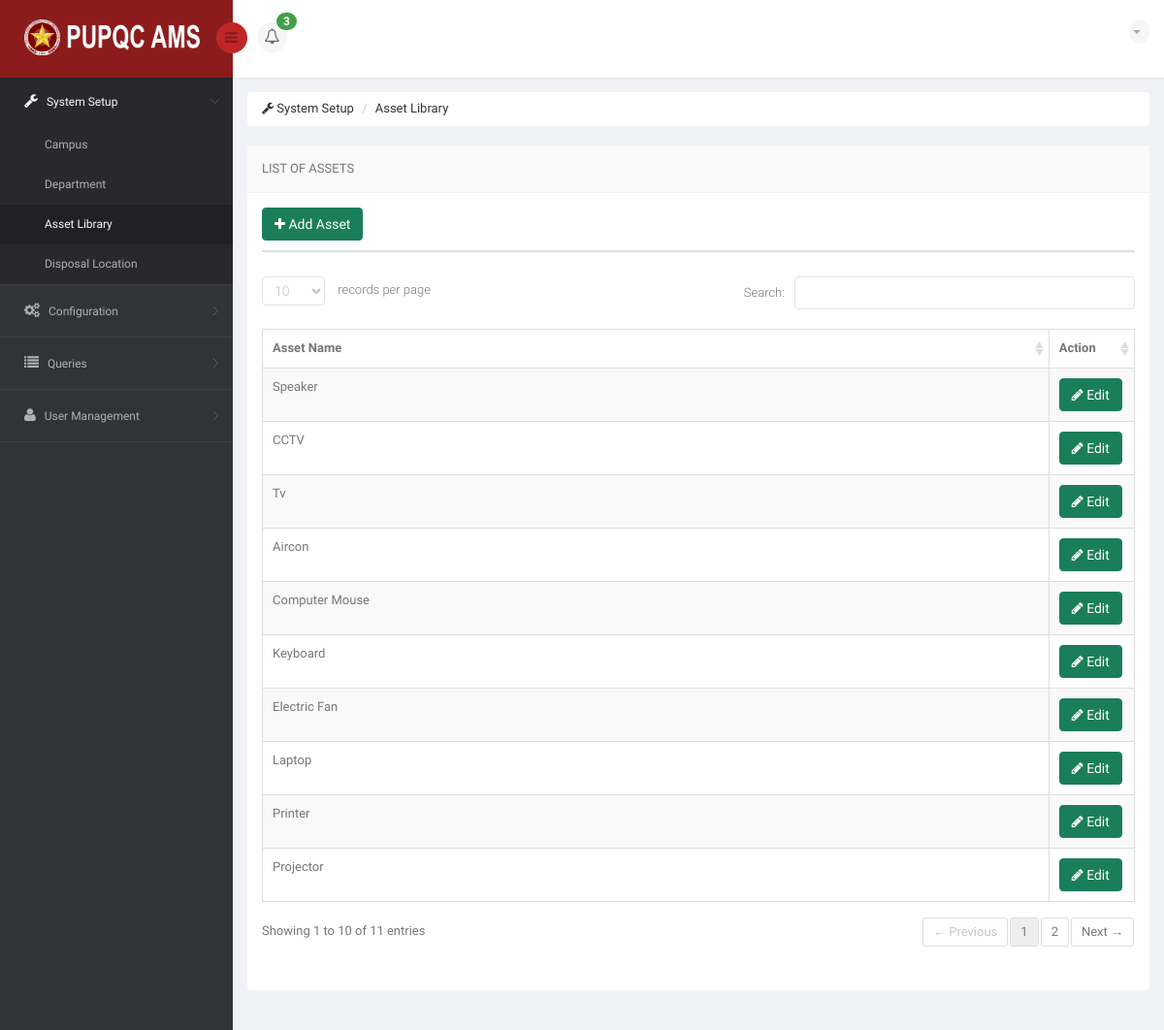
Page /DIR/Administrator/ADAssetType.php (signed in) on the committed database.
### tables this page shows
CREATE TABLE `ams_r_asset_library` (
  `AL_ID` int(11) NOT NULL,
  `AL_NAME` varchar(150) NOT NULL
);

### DIR/Administrator/ADAssetType.php (the view, shortened to what this page needs)
<!DOCTYPE html>
<html lang="en">
<head>
    <link href="../../bs3/css/bootstrap.min.css" rel="stylesheet">
    <link href="../../css/bootstrap-reset.css" rel="stylesheet">
    <link href="../../font-awesome/css/font-awesome.css" rel="stylesheet" />
    <link href="../../js/advanced-datatable/css/demo_page.css" rel="stylesheet" />
    <link href="../../js/advanced-datatable/css/demo_table.css" rel="stylesheet" />
    <link rel="stylesheet" href="../../js/data-tables/DT_bootstrap.css" />
    <link href="../../css/style.css" rel="stylesheet">
    <link href="../../css/style-responsive.css" rel="stylesheet" />
    <link href="../../js/iCheck/skins/minimal/minimal.css" rel="stylesheet">
    <link href="../../js/iCheck/skins/minimal/red.css" rel="stylesheet">
    <link href="../../js/iCheck/skins/minimal/green.css" rel="stylesheet">
    <link href="../../js/iCheck/skins/minimal/blue.css" rel="stylesheet">
    <link href="../../js/iCheck/skins/minimal/yellow.css" rel="stylesheet">
    <link href="../../js/iCheck/skins/minimal/purple.css" rel="stylesheet">
    <link href="../../js/iCheck/skins/square/square.css" rel="stylesheet">
    <link href="../../js/iCheck/skins/square/red.css" rel="stylesheet">
    <link href="../../js/iCheck/skins/square/green.css" rel="stylesheet">
    <link href="../../js/iCheck/skins/square/blue.css" rel="stylesheet">
    <link href="../../js/iCheck/skins/square/yellow.css" rel="stylesheet">
    <link href="../../js/iCheck/skins/square/purple.css" rel="stylesheet">
    <link href="../../js/iCheck/skins/flat/grey.css" rel="stylesheet">
    <link href="../../js/iCheck/skins/flat/red.css" rel="stylesheet">
    <link href="../../js/iCheck/skins/flat/green.css" rel="stylesheet">
    <link href="../../js/iCheck/skins/flat/blue.css" rel="stylesheet">
    <link href="../../js/iCheck/skins/flat/yellow.css" rel="stylesheet">
    <link href="../../js/iCheck/skins/flat/purple.css" rel="stylesheet">
    <link rel="stylesheet" type="text/css" href="../../js/select2/select2.css" />
    <link rel="stylesheet" type="text/css" href="../../js/bootstrap-daterangepicker/daterangepicker-bs3.css" />
    <link rel="stylesheet" type="text/css" href="../../js/bootstrap-datetimepicker/css/datetimepicker.css" />
    <link rel="stylesheet" type="text/css" href="../../js/bootstrap-datepicker/css/datepicker.css" />
    <link href="../../js/plugins/sweetalert/sweetalert.css" type="text/css" rel="stylesheet" media="screen,projection">
</head>
<body>
<section id="container" >
<header class="header fixed-top clearfix">
<div class="brand">
    <a href="ADCampus.php" class="logo">
        <img src="../../images/pupqcnew.png" style="width: 193px; height: 37px;" alt="">
    </a>
    <div class="sidebar-toggle-box">
        <div class="fa fa-bars"></div>
    </div>
</div>
<div class="nav notify-row" id="top_menu">
    <ul class="nav top-menu">
        <li id="header_notification_bar" class="dropdown">
            <a data-toggle="dropdown" class="dropdown-toggle" href="#">
                <i class="fa fa-bell-o"></i>
                <span class="badge bg-warning">3</span>
            </a>
        </li>
    </ul>
</div>
<div class="top-nav clearfix">
    <ul class="nav pull-right top-menu">
        <li class="dropdown">
            <a data-toggle="dropdown" class="dropdown-toggle" href="#">
                <?php
                    include('../Connection/db.php');
                  ?>
                <b class="caret"></b>
            </a>
        </li>
    </ul>
</div>
</header>
<aside>
    <div id="sidebar" class="nav-collapse">
        <div class="leftside-navigation">
            <ul class="sidebar-menu" id="nav-accordion">
                <li class="sub-menu">
                    <a href="javascript:;" class="active">
                        <i class="fa fa-wrench"></i>
                        <span>System Setup</span>
                    </a>
                    <ul class="sub">
                        <li><a href="ADCampus.php">Campus</a></li>
                        <li><a href="ADDepartment.php">Department</a></li>
                        <li class="active"><a href="ADAssetType.php">Asset Library</a></li>
                        <li><a href="ADRequestingPerson.php">Disposal Location</a></li>
                    </ul>
                </li>
                <li class="sub-menu">
                    <a href="javascript:;">
                        <i class="fa fa-gears"></i>
                        <span>Configuration</span>
                    </a>
                </li>
                <li class="sub-menu">
                    <a href="javascript:;">
                        <i class="fa fa-list"></i>
                        <span>Queries</span>
                    </a>
                </li>
                <li class="sub-menu">
                    <a href="javascript:;">
                        <i class="fa fa-user"></i>
                        <span>User Management</span>
                    </a>
                </li>
            </ul>
        </div>
    </div>
</aside>
    <section id="main-content">
        <section class="wrapper">
            <div class="row">
                <div class="col-md-12">
                    <ul class="breadcrumb">
                        <li><a href="ADCampus.php"><i class="fa fa-wrench"></i> System Setup</a></li>
                        <li><a href="ADCampus.php">Asset Library</a></li>
                    </ul>
                </div>
            </div>
            <div class="row">
                <div class="col-sm-12">
                    <section class="panel">
                        <header class="panel-heading">
                            List of Assets
                        </header>
                        <div class="panel-body">
                            <div class="row">
                                <div class="col-md-12">
                                    <a data-toggle="modal" class="btn btn-success" href="#myModalAdd"><i class="fa fa-plus"></i> Add Asset</a>
                                </div>
                            </div>
                            <div class="row">
                                <div class="col-md-12">
                                    <div style="padding: 1px; margin-bottom: 10px; margin-top: 10px; background-color: #E0E1E7;">
                                    </div>
                                </div>
                            </div>
                            <div class="adv-table">
                                <table  class="display table table-bordered table-striped tblCampusData" id="dynamic-table">
                                    <thead>
                                        <tr>
                                            <th style="width: 900px">Asset Name</th>
                                            <th style="width: 70px">Action</th>
                                        </tr>
                                    </thead>
                                    <tbody>
                                    <?php
                                        $sql = "SELECT * FROM ams_r_asset_library";
                                        $result = mysqli_query($connection, $sql) or die("Bad Query: $sql");
                                        while($row = mysqli_fetch_assoc($result))
                                            {
                                              $id = $row['AL_ID'];
                                              $aname = $row['AL_NAME'];
                                    ?>
                                        <tr class="gradeX"">
                                            <td> <?php echo $aname; ?> </td>
                                            <td>
                                                <a data-toggle="modal" class="btn btn-success updateCampus" href="#myModalUpdate<?php echo $id ?>"><i class="fa fa-pencil"></i>  Edit</a>
                                            </td>
                                        </tr>
                                    <?php
                                        }
                                    ?>
                                    </tbody>
                                </table>
                            </div>
                        </div>
                    </section>
                </div>
            </div>
        </section>
    </section>
</section>
</body>
</html>

### js/advanced-datatable/css/demo_table.css (style rules this page uses)
table.display { margin: 0 auto; clear: both; width: 100%; }
table.display thead th { padding: 3px 18px 3px 10px; border-bottom: 1px solid black; font-weight: bold; cursor: pointer; * cursor: hand; }
table.display td { padding: 3px 10px; }
.sorting { background: url('../images/sort_both.png') no-repeat center right; }
table.display tr.odd.gradeX { background-color: #ffdddd; }
table.display tr.even.gradeX { background-color: #ffeeee; }
tr.odd { background-color: #F9F9F9; }
tr.even { background-color: white; }
table.display tr.gradeX { background-color: #ffdddd; }

### rows in the picture
ams_r_asset_library: AL_NAME "Laptop"
ams_r_asset_library: AL_NAME "Electric Fan"
ams_r_asset_library: AL_NAME "Keyboard"
ams_r_asset_library: AL_NAME "Computer Mouse"
ams_r_asset_library: AL_NAME "Aircon"
ams_r_asset_library: AL_NAME "Tv"
ams_r_asset_library: AL_NAME "CCTV"
ams_r_asset_library: AL_NAME "Speaker"
ams_r_asset_library: AL_NAME "Projector"
ams_r_asset_library: AL_NAME "Printer"
